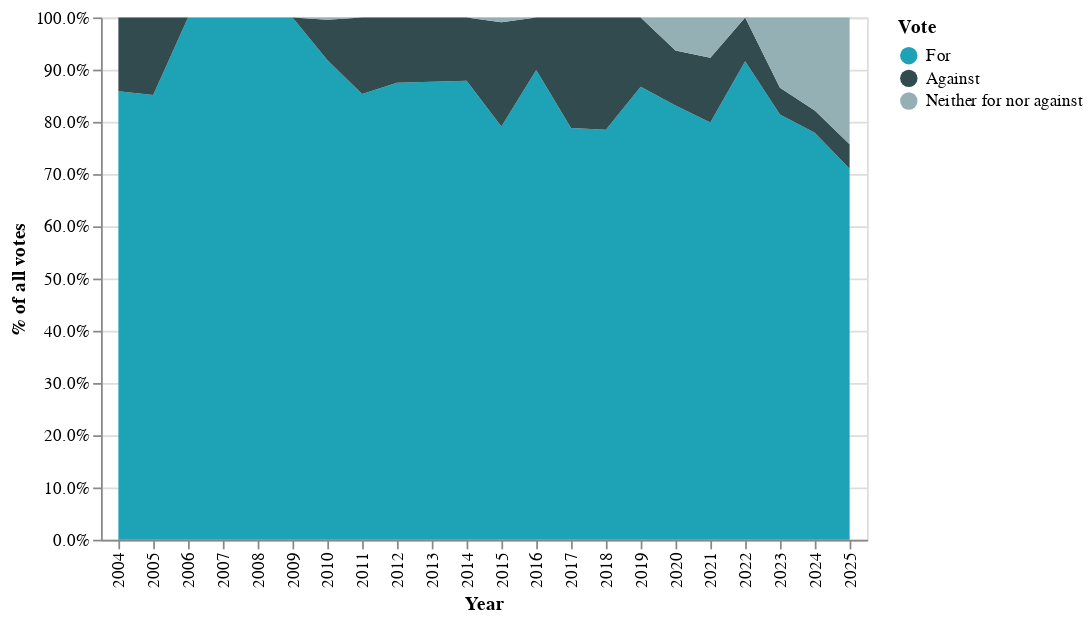

The cell this chart's notebook holds for it:
### Code cell
# Renaming columns for chart
col_names = {"AndelStemmer": "% of all votes", "År": "Year", "Stemme": "Vote"}
chart_data_en = chart_data.rename(columns=col_names)

# Replacing certain values
val_mapping = {
    "For": "For",
    "Imod": "Against",
    "Hverken for eller imod": "Neither for nor against",
}
chart_data_en["Vote"] = chart_data_en["Vote"].replace(val_mapping)

# Specifying custom sort order for the color variable
custom_val_order = ["For", "Against", "Neither for nor against"]
vote_order_mapping = {v: i for i, v in enumerate(custom_val_order)}
chart_data_en["CustomOrder"] = chart_data_en["Vote"].map(vote_order_mapping)

# Creating a chart in English
chart = (
    alt.Chart(chart_data_en, width="container")
    .mark_area()
    .encode(
        x="Year:O",
        y=alt.Y("% of all votes:Q", axis=alt.Axis(format=".1%")),
        color=alt.Color(
            "Vote:N",
            scale=alt.Scale(domain=custom_val_order, range=my_custom_palette),
        ),
        order=alt.Order("CustomOrder:Q"),
        tooltip=["Year:O", "Vote:N", alt.Tooltip("% of all votes:Q", format=".1%")],
    )
)
chart.save(".charts/figure_01_en.html")
chart

### Figure 1 — Vega-Lite specification as saved in the notebook (floating-point values rounded to 4 significant figures)
{"config": {"view": {"continuousWidth": 300, "continuousHeight": 300}}, "data": {"name": "data-bc9167f5cdd12a97841d86ba6d4e0263"}, "mark": {"type": "area"}, "encoding": {"color": {"field": "Vote", "scale": {"domain": ["For", "Against", "Neither for nor against"], "range": ["#1ea2b5", "#324b4f", "#95b0b5", "#9f8ac3", "#6b588d", "#009170", "#005545", "#0d221c", "#005c87", "#e6f4f1", "#eee8a9", "#a4943e", "#d471bb", "#27c0bf", "#55ddbe", "#8df8b7", "#de6f9f", "#70a153", "#885534"]}, "type": "nominal"}, "order": {"field": "CustomOrder", "type": "quantitative"}, "tooltip": [{"field": "Year", "type": "ordinal"}, {"field": "Vote", "type": "nominal"}, {"field": "% of all votes", "format": ".1%", "type": "quantitative"}], "x": {"field": "Year", "type": "ordinal"}, "y": {"axis": {"format": ".1%"}, "field": "% of all votes", "type": "quantitative"}}, "width": "container", "$schema": "https://vega.github.io/schema/vega-lite/v5.16.3.json", "datasets": {"data-bc9167f5cdd12a97841d86ba6d4e0263": [{"Year": 2004, "Sæson": "Efterår", "Navn": "Marianne Pedersen", "PartiGruppe": "Venstre (V)", "Vote": "For", "AntalStemmer": 91, "AlleStemmer": 106, "% of all votes": 0.8585, "CustomOrder": 0}, {"Year": 2004, "Sæson": "Efterår", "Navn": "Mikkel Dencker", "PartiGruppe": "Dansk Folkeparti (DF)", "Vote": "Against", "AntalStemmer": 15, "AlleStemmer": 106, "% of all votes": 0.1415, "CustomOrder": 1}, {"Year": 2005, "Sæson": "Efterår", "Navn": "Marion Pedersen", "PartiGruppe": "Venstre (V)", "Vote": "For", "AntalStemmer": 195, "AlleStemmer": 229, "% of all votes": 0.8515, "CustomOrder": 0}, {"Year": 2005, "Sæson": "Efterår", "Navn": "Martin Henriksen", "PartiGruppe": "Dansk Folkeparti (DF)", "Vote": "Against", "AntalStemmer": 34, "AlleStemmer": 229, "% of all votes": 0.1485, "CustomOrder": 1}, {"Year": 2006, "Sæson": "Efterår", "Navn": "Mogens Jensen", "PartiGruppe": "Socialdemokratiet (S)", "Vote": "For", "AntalStemmer": 224, "AlleStemmer": 224, "% of all votes": 1.0, "CustomOrder": 0}, {"Year": 2007, "Sæson": "Forår", "Navn": "Mia Falkenberg", "PartiGruppe": "Dansk Folkeparti (DF)", "Vote": "For", "AntalStemmer": 107, "AlleStemmer": 107, "% of all votes": 1.0, "CustomOrder": 0}, {"Year": 2008, "Sæson": "Efterår", "Navn": "Mikkel Dencker", "PartiGruppe": "Dansk Folkeparti (DF)", "Vote": "For", "AntalStemmer": 215, "AlleStemmer": 215, "% of all votes": 1.0, "CustomOrder": 0}, {"Year": 2009, "Sæson": "Efterår", "Navn": "Michael Aastrup Jensen", "PartiGruppe": "Venstre (V)", "Vote": "For", "AntalStemmer": 215, "AlleStemmer": 215, "% of all votes": 1.0, "CustomOrder": 0}, {"Year": 2010, "Sæson": "Efterår", "Navn": "Meta Fuglsang", "PartiGruppe": "Socialistisk Folkeparti (SF)", "Vote": "For", "AntalStemmer": 203, "AlleStemmer": 221, "% of all votes": 0.9186, "CustomOrder": 0}, {"Year": 2010, "Sæson": "Efterår", "Navn": "Mikkel Dencker", "PartiGruppe": "Dansk Folkeparti (DF)", "Vote": "Against", "AntalStemmer": 17, "AlleStemmer": 221, "% of all votes": 0.07692, "CustomOrder": 1}, {"Year": 2010, "Sæson": "Efterår", "Navn": "Søren Krarup", "PartiGruppe": "Dansk Folkeparti (DF)", "Vote": "Neither for nor against", "AntalStemmer": 1, "AlleStemmer": 221, "% of all votes": 0.004525, "CustomOrder": 2}, {"Year": 2011, "Sæson": "Efterår", "Navn": "Mike Legarth", "PartiGruppe": "Det Konservative Folkeparti (KF)", "Vote": "For", "AntalStemmer": 186, "AlleStemmer": 218, "% of all votes": 0.8532, "CustomOrder": 0}, {"Year": 2011, "Sæson": "Efterår", "Navn": "Morten Marinus", "PartiGruppe": "Dansk Folkeparti (DF)", "Vote": "Against", "AntalStemmer": 32, "AlleStemmer": 218, "% of all votes": 0.1468, "CustomOrder": 1}, {"Year": 2012, "Sæson": "Efterår", "Navn": "Michael Aastrup Jensen", "PartiGruppe": "Venstre (V)", "Vote": "For", "AntalStemmer": 182, "AlleStemmer": 208, "% of all votes": 0.875, "CustomOrder": 0}, {"Year": 2012, "Sæson": "Efterår", "Navn": "Mikkel Dencker", "PartiGruppe": "Dansk Folkeparti (DF)", "Vote": "Against", "AntalStemmer": 26, "AlleStemmer": 208, "% of all votes": 0.125, "CustomOrder": 1}, {"Year": 2013, "Sæson": "Efterår", "Navn": "Mikkel Dencker", "PartiGruppe": "Dansk Folkeparti (DF)", "Vote": "Against", "AntalStemmer": 27, "AlleStemmer": 219, "% of all votes": 0.1233, "CustomOrder": 1}, {"Year": 2013, "Sæson": "Efterår", "Navn": "Mette Gjerskov", "PartiGruppe": "Socialdemokratiet (S)", "Vote": "For", "AntalStemmer": 192, "AlleStemmer": 219, "% of all votes": 0.8767, "CustomOrder": 0}, {"Year": 2014, "Sæson": "Efterår", "Navn": "Michael Aastrup Jensen", "PartiGruppe": "Venstre (V)", "Vote": "For", "AntalStemmer": 188, "AlleStemmer": 214, "% of all votes": 0.8785, "CustomOrder": 0}, {"Year": 2014, "Sæson": "Efterår", "Navn": "Mette Hjermind Dencker", "PartiGruppe": "Dansk Folkeparti (DF)", "Vote": "Against", "AntalStemmer": 26, "AlleStemmer": 214, "% of all votes": 0.1215, "CustomOrder": 1}, {"Year": 2015, "Sæson": "Efterår", "Navn": "Morten Løkkegaard", "PartiGruppe": "Venstre (V)", "Vote": "For", "AntalStemmer": 87, "AlleStemmer": 110, "% of all votes": 0.7909, "CustomOrder": 0}, {"Year": 2015, "Sæson": "Efterår", "Navn": "Mette Hjermind Dencker", "PartiGruppe": "Dansk Folkeparti (DF)", "Vote": "Against", "AntalStemmer": 22, "AlleStemmer": 110, "% of all votes": 0.2, "CustomOrder": 1}, {"Year": 2015, "Sæson": "Efterår", "Navn": "Aaja Chemnitz Larsen", "PartiGruppe": "Inuit Ataqatigiit (IA)", "Vote": "Neither for nor against", "AntalStemmer": 1, "AlleStemmer": 110, "% of all votes": 0.009091, "CustomOrder": 2}, {"Year": 2016, "Sæson": "Efterår", "Navn": "Morten Marinus", "PartiGruppe": "Dansk Folkeparti (DF)", "Vote": "For", "AntalStemmer": 196, "AlleStemmer": 218, "% of all votes": 0.8991, "CustomOrder": 0}, {"Year": 2016, "Sæson": "Forår", "Navn": "Mette Hjermind Dencker", "PartiGruppe": "Dansk Folkeparti (DF)", "Vote": "Against", "AntalStemmer": 22, "AlleStemmer": 218, "% of all votes": 0.1009, "CustomOrder": 1}, {"Year": 2017, "Sæson": "Efterår", "Navn": "Mette Hjermind Dencker", "PartiGruppe": "Dansk Folkeparti (DF)", "Vote": "Against", "AntalStemmer": 44, "AlleStemmer": 208, "% of all votes": 0.2115, "CustomOrder": 1}, {"Year": 2017, "Sæson": "Efterår", "Navn": "Orla Østerby", "PartiGruppe": "Det Konservative Folkeparti (KF)", "Vote": "For", "AntalStemmer": 164, "AlleStemmer": 208, "% of all votes": 0.7885, "CustomOrder": 0}, {"Year": 2018, "Sæson": "Efterår", "Navn": "Mette Gjerskov", "PartiGruppe": "Socialdemokratiet (S)", "Vote": "For", "AntalStemmer": 164, "AlleStemmer": 209, "% of all votes": 0.7847, "CustomOrder": 0}, {"Year": 2018, "Sæson": "Efterår", "Navn": "Mette Hjermind Dencker", "PartiGruppe": "Dansk Folkeparti (DF)", "Vote": "Against", "AntalStemmer": 45, "AlleStemmer": 209, "% of all votes": 0.2153, "CustomOrder": 1}, {"Year": 2019, "Sæson": "Efterår", "Navn": "Nick Hækkerup", "PartiGruppe": "Socialdemokratiet (S)", "Vote": "For", "AntalStemmer": 98, "AlleStemmer": 113, "% of all votes": 0.8673, "CustomOrder": 0}, {"Year": 2019, "Sæson": "Efterår", "Navn": "Morten Messerschmidt", "PartiGruppe": "Dansk Folkeparti (DF)", "Vote": "Against", "AntalStemmer": 15, "AlleStemmer": 113, "% of all votes": 0.1327, "CustomOrder": 1}, {"Year": 2020, "Sæson": "Efterår", "Navn": "Morten Dahlin", "PartiGruppe": "Venstre (V)", "Vote": "For", "AntalStemmer": 79, "AlleStemmer": 95, "% of all votes": 0.8316, "CustomOrder": 0}, {"Year": 2020, "Sæson": "Efterår", "Navn": "Morten Messerschmidt", "PartiGruppe": "Dansk Folkeparti (DF)", "Vote": "Against", "AntalStemmer": 10, "AlleStemmer": 95, "% of all votes": 0.1053, "CustomOrder": 1}, {"Year": 2020, "Sæson": "Efterår", "Navn": "Niels Flemming Hansen", "PartiGruppe": "Det Konservative Folkeparti (KF)", "Vote": "Neither for nor against", "AntalStemmer": 6, "AlleStemmer": 95, "% of all votes": 0.06316, "CustomOrder": 2}, {"Year": 2021, "Sæson": "Efterår", "Navn": "Mette Hjermind Dencker", "PartiGruppe": "Dansk Folkeparti (DF)", "Vote": "Against", "AntalStemmer": 24, "AlleStemmer": 194, "% of all votes": 0.1237, "CustomOrder": 1}, {"Year": 2021, "Sæson": "Efterår", "Navn": "Mogens Jensen", "PartiGruppe": "Socialdemokratiet (S)", "Vote": "For", "AntalStemmer": 155, "AlleStemmer": 194, "% of all votes": 0.799, "CustomOrder": 0}, {"Year": 2021, "Sæson": "Efterår", "Navn": "Mona Juul", "PartiGruppe": "Det Konservative Folkeparti (KF)", "Vote": "Neither for nor against", "AntalStemmer": 15, "AlleStemmer": 194, "% of all votes": 0.07732, "CustomOrder": 2}, {"Year": 2022, "Sæson": "Efterår", "Navn": "Morten Bødskov", "PartiGruppe": "Socialdemokratiet (S)", "Vote": "For", "AntalStemmer": 186, "AlleStemmer": 203, "% of all votes": 0.9163, "CustomOrder": 0}, {"Year": 2022, "Sæson": "Efterår", "Navn": "Mikkel Bjørn", "PartiGruppe": "Dansk Folkeparti (DF)", "Vote": "Against", "AntalStemmer": 17, "AlleStemmer": 203, "% of all votes": 0.08374, "CustomOrder": 1}, {"Year": 2023, "Sæson": "Efterår", "Navn": "Nikoline Erbs Hillers-Bendtsen", "PartiGruppe": "Alternativet (ALT)", "Vote": "For", "AntalStemmer": 175, "AlleStemmer": 215, "% of all votes": 0.814, "CustomOrder": 0}, {"Year": 2023, "Sæson": "Efterår", "Navn": "Niels Flemming Hansen", "PartiGruppe": "Det Konservative Folkeparti (KF)", "Vote": "Neither for nor against", "AntalStemmer": 29, "AlleStemmer": 215, "% of all votes": 0.1349, "CustomOrder": 2}, {"Year": 2023, "Sæson": "Efterår", "Navn": "Nick Zimmermann", "PartiGruppe": "Dansk Folkeparti (DF)", "Vote": "Against", "AntalStemmer": 11, "AlleStemmer": 215, "% of all votes": 0.05116, "CustomOrder": 1}, {"Year": 2024, "Sæson": "Efterår", "Navn": "Mohammad Rona", "PartiGruppe": "Moderaterne (M)", "Vote": "For", "AntalStemmer": 166, "AlleStemmer": 213, "% of all votes": 0.7793, "CustomOrder": 0}, {"Year": 2024, "Sæson": "Efterår", "Navn": "Ole Birk Olesen", "PartiGruppe": "Liberal Alliance (LA)", "Vote": "Neither for nor against", "AntalStemmer": 38, "AlleStemmer": 213, "% of all votes": 0.1784, "CustomOrder": 2}, {"Year": 2024, "Sæson": "Efterår", "Navn": "Mikkel Bjørn", "PartiGruppe": "Dansk Folkeparti (DF)", "Vote": "Against", "AntalStemmer": 9, "AlleStemmer": 213, "% of all votes": 0.04225, "CustomOrder": 1}, {"Year": 2025, "Sæson": "Forår", "Navn": "Mogens Jensen", "PartiGruppe": "Socialdemokratiet (S)", "Vote": "For", "AntalStemmer": 76, "AlleStemmer": 107, "% of all votes": 0.7103, "CustomOrder": 0}, {"Year": 2025, "Sæson": "Forår", "Navn": "Pernille Vermund", "PartiGruppe": "Liberal Alliance (LA)", "Vote": "Neither for nor against", "AntalStemmer": 26, "AlleStemmer": 107, "% of all votes": 0.243, "CustomOrder": 2}, {"Year": 2025, "Sæson": "Forår", "Navn": "Nick Zimmermann", "PartiGruppe": "Dansk Folkeparti (DF)", "Vote": "Against", "AntalStemmer": 5, "AlleStemmer": 107, "% of all votes": 0.04673, "CustomOrder": 1}]}}
